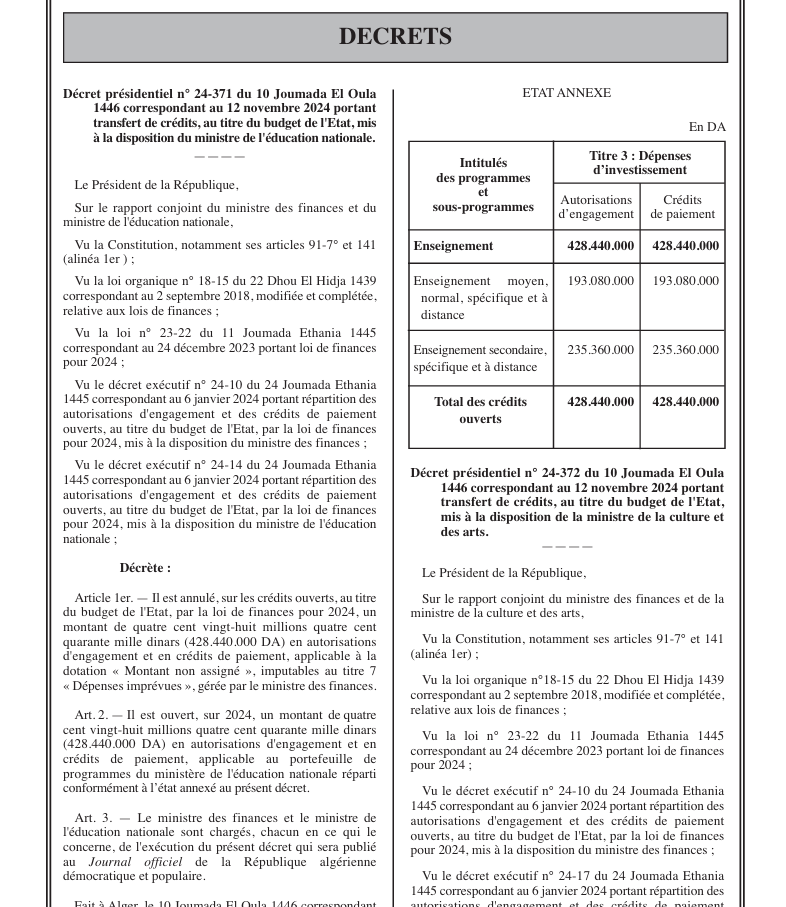
#> input picture data_test/capture.png, 786 x 907 px
$ python -i table_detection.py   (imports and definitions only)   (older library calls are emulated)
#> lines starting #> are read from the running program, lines starting #| are printed output that depends on the picture; after the words box and inside, x2 and y2 are one past the last pixel; in counts of white or black regions, pixels touching at a corner belong together
from dataclasses import dataclass
import cv2
import numpy as np
from typing import List, Dict
from itertools import chain
import pprint
import logging
import uuid

logger = logging.getLogger(__name__)


@dataclass
class TableLine:
    bbox: List[float]
    _contour: List[float]

    def __init__(self, contour_or_bbox, init_from_bbox=False):
        if init_from_bbox:
            self._contour = []
            self.bbox = contour_or_bbox
        else:
            self._contour = contour_or_bbox
            self.bbox = cv2.boundingRect(contour_or_bbox)

    @property
    def x(self):
        return self.bbox[0]

    @property
    def y(self):
        return self.bbox[1]

    @property
    def length(self):
        return self.bbox[2] if self.bbox[2] > self.bbox[3] else self.bbox[3]

    def is_horizontal(self):
        return self.bbox[2] > self.bbox[3]

    def is_vertical(self):
        return self.bbox[3] > self.bbox[2]

    def has_contour(self):
        return len(self.contour) > 0

    @property
    def contour(self):
        return self._contour

    def __repr__(self):
        return pprint.pformat(self.bbox)

    def __eq__(self, other):
        if isinstance(other, self.__class__):
            return (
                (self.x == other.x)
                and (self.y == other.y)
                and (self.length == other.length)
                and (self.is_vertical() == other.is_vertical())
                and (self.is_horizontal() == other.is_horizontal())
            )
        else:
            raise TypeError(
                f"unsupported operand type(s) for +: '{self.__class__}' and '{type(other)}'"
            )

    @property
    def center(self):
        if self.is_vertical():
            return self.bbox[1] + self.bbox[3] // 2
        elif self.is_horizontal():
            return self.bbox[0] + self.bbox[2] // 2
        else:
            raise ValueError(
                f"Bounding box for line is neither vertical or horizontal: {self.bbox}"
            )


def find_table_bounding_boxes(table_grid):
    """
    Finds the bounding boxes of tables by "smearing" (closing)
    the detected horizontal and vertical lines.

    Args:
        morphed_horizontal: The binary image containing only long horizontal lines.
        morphed_vertical: The binary image containing only long vertical lines.

    Returns:
        A list of bounding box tuples (x, y, w, h).
    """

    TABLE_MIN_HEIGHT = 100
    TABLE_MIN_WIDTH = 185

    # 1. Combine the horizontal and vertical line images
    # table_grid = cv2.bitwise_or(morphed_horizontal, morphed_vertical)

    # 2. Morphological Close ("Smear" the lines together)
    # This is the most important parameter to tune.
    # (15, 15) means it will connect lines that are up to 15px apart.
    kernel_size = (10, 10)
    kernel = cv2.getStructuringElement(cv2.MORPH_RECT, kernel_size)

    # "Closing" = Dilate (thicken) then Erode (thin)
    # This fills gaps and connects nearby lines.
    closed_grid = cv2.morphologyEx(table_grid, cv2.MORPH_CLOSE, kernel)

    # 3. Find contours of the new "blobs"
    # These contours now represent whole tables, not individual lines.
    contours, _ = cv2.findContours(
        closed_grid, cv2.RETR_EXTERNAL, cv2.CHAIN_APPROX_SIMPLE
    )

    bounding_boxes = []
    logger.debug(
        f"Now we printed back the lines on the image, smeared lines together with the kernel {kernel_size}."
        f"Expected bounding boxes number:" + pprint.pformat(f"{len(contours)}")
    )
    for cnt in contours:
        # 4. Get the bounding box for each blob
        bbox = cv2.boundingRect(cnt)
        if bbox[2] > TABLE_MIN_WIDTH and bbox[3] > TABLE_MIN_HEIGHT:
            bounding_boxes.append(bbox)
        else:
            logger.debug(f"Size filtering removed bbox: {bbox}")
    logger.debug(
        f"Filtered with the sizes ({TABLE_MIN_WIDTH}, {TABLE_MIN_HEIGHT})"
        f"Bounding boxes candidates:\n" + pprint.pformat(f"{bounding_boxes}")
    )
    return bounding_boxes


def core_line_detection(
    img, kernel_size, min_line_ratio, close_gaps=False, close_gaps_kernel_size=10
):
    """_summary_

    Args:
        img (_type_): _description_
        kernel_size (_type_): _description_
        min_line_ratio (_type_): Anything shorter than min_line_ratio% of the image width is noise
        close_gaps (bool): only use when detecting cells

    Returns:
        _type_: _description_
    """
    SOBEL_PIXEL_INTENSITY_THRESHOLD = 200

    gray = cv2.cvtColor(img, cv2.COLOR_BGR2GRAY)

    # 1. Apply Sobel operators
    sobel_x = cv2.Sobel(gray, cv2.CV_64F, 1, 0, ksize=kernel_size)
    abs_sobel_x = np.absolute(sobel_x)

    sobel_y = cv2.Sobel(gray, cv2.CV_64F, 0, 1, ksize=kernel_size)
    abs_sobel_y = np.absolute(sobel_y)

    # 2. Threshold
    _, thresh_x = cv2.threshold(
        abs_sobel_x, SOBEL_PIXEL_INTENSITY_THRESHOLD, 255, cv2.THRESH_BINARY
    )
    _, thresh_y = cv2.threshold(
        abs_sobel_y, SOBEL_PIXEL_INTENSITY_THRESHOLD, 255, cv2.THRESH_BINARY
    )

    # 3. Morphological Operations
    horizontal_kernel_len = int(gray.shape[1] * min_line_ratio)
    hor_kernel = cv2.getStructuringElement(cv2.MORPH_RECT, (horizontal_kernel_len, 1))

    vertical_kernel_len = int(gray.shape[0] * min_line_ratio)
    ver_kernel = cv2.getStructuringElement(cv2.MORPH_RECT, (1, vertical_kernel_len))

    morphed_horizontal = cv2.morphologyEx(
        thresh_y.astype(np.uint8), cv2.MORPH_OPEN, hor_kernel
    )
    morphed_vertical = cv2.morphologyEx(
        thresh_x.astype(np.uint8), cv2.MORPH_OPEN, ver_kernel
    )
    if close_gaps:
        kernel_size = (close_gaps_kernel_size, close_gaps_kernel_size)
        kernel = cv2.getStructuringElement(cv2.MORPH_RECT, kernel_size)

        # "Closing" = Dilate (thicken) then Erode (thin)
        # This fills gaps and connects nearby lines.
        morphed_vertical = cv2.morphologyEx(morphed_vertical, cv2.MORPH_CLOSE, kernel)

        # "Closing" = Dilate (thicken) then Erode (thin)
        # This fills gaps and connects nearby lines.
        morphed_horizontal = cv2.morphologyEx(
            morphed_horizontal, cv2.MORPH_CLOSE, kernel
        )

    # Find contours (i.e., distinct lines) in the horizontal image
    contours_h, _ = cv2.findContours(
        morphed_horizontal, cv2.RETR_EXTERNAL, cv2.CHAIN_APPROX_SIMPLE
    )
    # Find contours (i.e., distinct lines) in the vertical image
    contours_v, _ = cv2.findContours(
        morphed_vertical, cv2.RETR_EXTERNAL, cv2.CHAIN_APPROX_SIMPLE
    )

    combined_grid = cv2.bitwise_or(morphed_horizontal, morphed_vertical)

    contours_v_lines = [
        TableLine(cnt)
        for cnt in contours_v
        if cv2.boundingRect(cnt)[2] != cv2.boundingRect(cnt)[3]
    ]
    contours_h_lines = [
        TableLine(cnt)
        for cnt in contours_h
        if cv2.boundingRect(cnt)[2] != cv2.boundingRect(cnt)[3]
    ]
    return combined_grid, contours_v_lines, contours_h_lines


def filter_central_v_line(contours_v, img_width):
    CENTRE_LINE_TOLERANCE = 100
    CLSUTERS_GAP_THRESHOLD = 10
    vertical_lines_clusters = find_lines_clusters(
        contours_v,
        gap_threshold=CLSUTERS_GAP_THRESHOLD,
        min_cluster_size=1,
    )

    # Find the cluster of lines in the middle of the page:
    center_matching_clusters = [
        vertical_lines_clusters[key]
        for key in vertical_lines_clusters.keys()
        if all(
            (img_width / 2) - CENTRE_LINE_TOLERANCE
            < elt.x
            < (img_width / 2) + CENTRE_LINE_TOLERANCE
            for elt in vertical_lines_clusters[key]
        )
    ]
    # 2. Flatten them into one big list
    centre_lines = list(chain.from_iterable(center_matching_clusters))
    if len(center_matching_clusters) > 1:
        logger.debug(
            f"Detected the following lines as central and deleting them:\n"
            + pprint.pformat(f"{centre_lines}")
        )

    # If there's a central cluster then ommit any line item which has the x of
    # the bounding box in the list of centre lines coordinates
    contours_v_without_central = (
        contours_v
        if len(centre_lines) == 0
        else [line for line in contours_v if line not in centre_lines]
    )

    return contours_v_without_central


def detect_table_from_image_data(img: np.ndarray):
    """
    Detect tables within an image, returning both a list of
    table bounding boxes and a debug image

    Args:
        img: A NumPy array (OpenCV image)
    """
    if img is None:
        logger.error("Error: Invalid image data.")
        return False
    # PARAMS
    MIN_HORIZONTAL_LINES = 1
    MIN_VERTICAL_LINES = 1
    NUM_TOTAL_LINES = 4
    LINE_MINIMAL_HEIGHT_RATIO = 0.087
    LINE_MINIMAL_WIDTH_RATIO = 0.137
    IMAGE_X_BORDERS_CROP_TOLERANCE_RATIO = 0.0048
    IMAGE_Y_BORDERS_CROP_TOLERANCE_RATIO = 0.003
    LINE_DETECTION_KERNEL_SIZE = 5
    LINE_LENGTH_RATIO_MIN = 0.05

    image_height, image_width, _ = img.shape
    logger.debug(
        f"Processing image with dimensions: width-{image_width}, height-{image_height}"
    )

    # Perform the detection in the main function
    combined_grid, vertical_lines, horizontal_lines = core_line_detection(
        img, LINE_DETECTION_KERNEL_SIZE, LINE_LENGTH_RATIO_MIN
    )

    # Validate number of countours

    # Filter lines by size:
    horizontal_lines = [
        line
        for line in horizontal_lines
        if (
            line.length > (LINE_MINIMAL_WIDTH_RATIO * image_width)
            and (IMAGE_Y_BORDERS_CROP_TOLERANCE_RATIO * image_height)
            < line.y
            < (image_height * (1 - IMAGE_Y_BORDERS_CROP_TOLERANCE_RATIO))
        )
    ]

    vertical_lines = [
        line
        for line in vertical_lines
        if (
            line.length > LINE_MINIMAL_HEIGHT_RATIO
            and (IMAGE_X_BORDERS_CROP_TOLERANCE_RATIO * image_width)
            < line.x
            < (image_width * (1 - IMAGE_X_BORDERS_CROP_TOLERANCE_RATIO))
        )
    ]
    logger.debug(
        f"Performed line detection and size filtering and here are the outputs:\n"
        f"Vertical Lines:"
        + pprint.pformat(f"{vertical_lines}")
        + f"\nHorizontal Lines:"
        + pprint.pformat(f"{horizontal_lines}")
    )

    # Remove central line from vertical lines
    vertical_lines = filter_central_v_line(vertical_lines, image_width)

    # Create new image with combined grids
    mask = np.zeros(combined_grid.shape[:2], dtype=np.uint8)
    for line in horizontal_lines:
        cv2.drawContours(mask, [line.contour], -1, (255), cv2.FILLED)
    for line in vertical_lines:
        cv2.drawContours(mask, [line.contour], -1, (255), cv2.FILLED)
    img_grid = cv2.bitwise_and(combined_grid, combined_grid, mask=mask)
    # Find all the bounding boxes around group of lines
    table_boxes = find_table_bounding_boxes(img_grid)
    output_boxes = {}

    # Filter the bounding boxes by the number of lines inside each one
    for bbox in table_boxes:
        (bx, by, bw, bh) = bbox
        cv2.rectangle(img_grid, (bx, by), (bx + bw, by + bh), 255, 3)
        h_count = 0
        v_count = 0

        # Check horizontal lines
        for line in horizontal_lines:
            # Check if the line's center is inside the table's box
            if (
                (bx < line.center < bx + bw)
                and (by < line.y < by + bh)
                and (by + 15 < line.y < by + bh - 15)
            ):
                h_count += 1

        # Check vertical lines
        for line in vertical_lines:
            # The last check is only done in vertical lines because they're continuous
            # usually so we can filter small vertical lines
            # TODO add similar check for verticals, you want to see if a line is floating and not connected anywhere
            # when you're looking for bboxes
            if (
                (bx < line.x < bx + bw)
                and (by < line.center < by + bh)
                and (line.length / bh > 0.5)
                and (bx + 15 < line.x < bx + bw - 15)
            ):
                v_count += 1
        if (h_count >= MIN_HORIZONTAL_LINES and v_count >= MIN_VERTICAL_LINES) or (
            h_count + v_count > NUM_TOTAL_LINES
        ):
            box_uuid = uuid.uuid1()
            output_boxes[box_uuid] = bbox
            logger.debug(
                f"Found a table bounding box with {h_count} horizontal"
                f"lines and {v_count} vertical lines with coordinates: {bbox} and id: {box_uuid}"
            )
        cv2.putText(
            img_grid,
            "Table detection debug",
            (50, 50),
            cv2.FONT_HERSHEY_SIMPLEX,
            5,
            (255),
            1,
        )

    return output_boxes, img_grid


def find_lines_clusters(
    data: List[TableLine], gap_threshold: float, min_cluster_size: int = 1
):
    """
    Finds clusters in a list of lines based on a simple
    gap threshold.

    Args:
        data: A list of sorted lines list.
        gap_threshold: The maximum gap to allow *inside* a cluster.
        min_cluster_size: The minimum number of items to be
                          considered a "real" cluster.

    Returns:
        A dictionary where keys are cluster IDs (0, 1, 2...)
        and values are the lists of numbers in that cluster.
    """
    if not data:
        return {}

    # Sort the data, infer all the lines orientation by using the first one
    # TODO: Verify this assumption
    if data[0].is_vertical():
        data.sort(key=lambda line: line.x)
    elif data[0].is_horizontal():
        data.sort(key=lambda line: line.y)

    clusters = {}
    current_cluster_id = 0
    current_cluster = [data[0]]

    # Step 2 & 3: Iterate and find gaps
    for i in range(len(data) - 1):
        # Calculate the gap
        if data[i].is_vertical():
            gap = data[i + 1].x - data[i].x
        elif data[i].is_horizontal():
            gap = data[i + 1].y - data[i].y
        else:
            raise ValueError(f"Line not horizontal or vertical: {data[i]}")

        if gap > gap_threshold:
            # "Break" - end the current cluster and start a new one
            clusters[current_cluster_id] = current_cluster
            current_cluster_id += 1
            current_cluster = [data[i + 1]]
        else:
            # "No break" - add to the current cluster
            current_cluster.append(data[i + 1])

    # Add the last cluster
    clusters[current_cluster_id] = current_cluster
    final_clusters = clusters

    return final_clusters


# [195 lines left out: functions display_lines, remove_line_duplicates, detect_table_cells, not called in this run]

>>> import cv2
>>> picture = cv2.imread('../data_test/capture.png')
#> picture is the input picture: shape (907, 786, 3); mean B, G, R 233.1, 233, 233.2
>>> result = detect_table_from_image_data(picture)
#> in core_line_detection, `sobel_y = cv2.Sobel(gray, cv2.CV_64F, 0, 1, ksize=kernel_size)`:
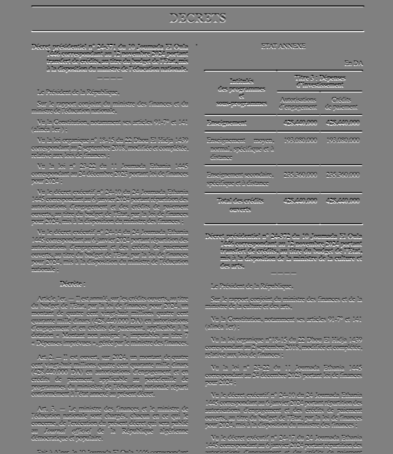
#> sobel_y: shape (907, 786) float64 (shown at 1/2 size); min -10184, max 9983, mean -7.1; drawn with min black and max white
#> in core_line_detection, `abs_sobel_y = np.absolute(sobel_y)`:
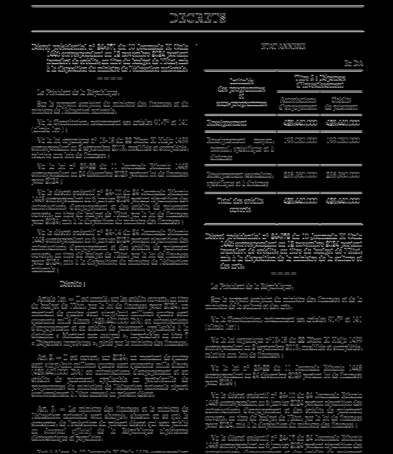
#> abs_sobel_y: shape (907, 786) float64 (shown at 1/2 size); min 0, max 10184, mean 783.8; drawn with min black and max white
#> in core_line_detection, `_, thresh_x = cv2.threshold( abs_sobel_x, SOBEL_PIXEL_INTENSITY_THRESH..`:
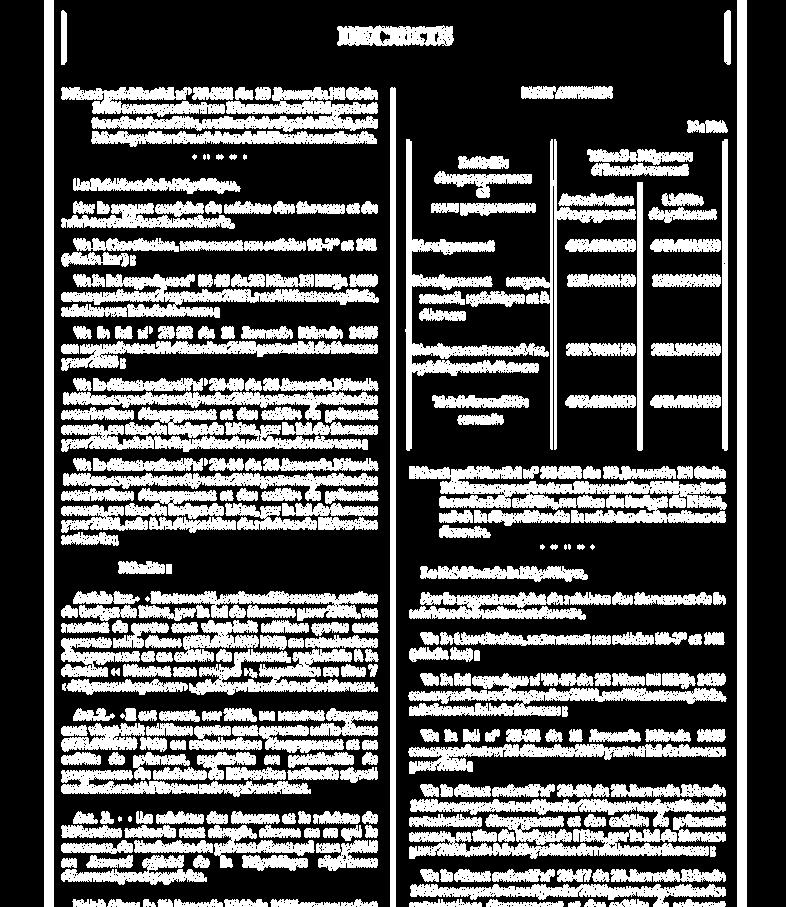
#> thresh_x: shape (907, 786) float64; 32.7% white; 312 white regions (9 under 20 px), largest, box (x1, y1, x2, y2) and area: (44, 0, 54, 907) 9070, (737, 0, 747, 907) 9070, (409, 466, 727, 510) 6375
#> in core_line_detection, `morphed_vertical = cv2.morphologyEx( thresh_x.astype(np.uint8), cv2.MO..`:
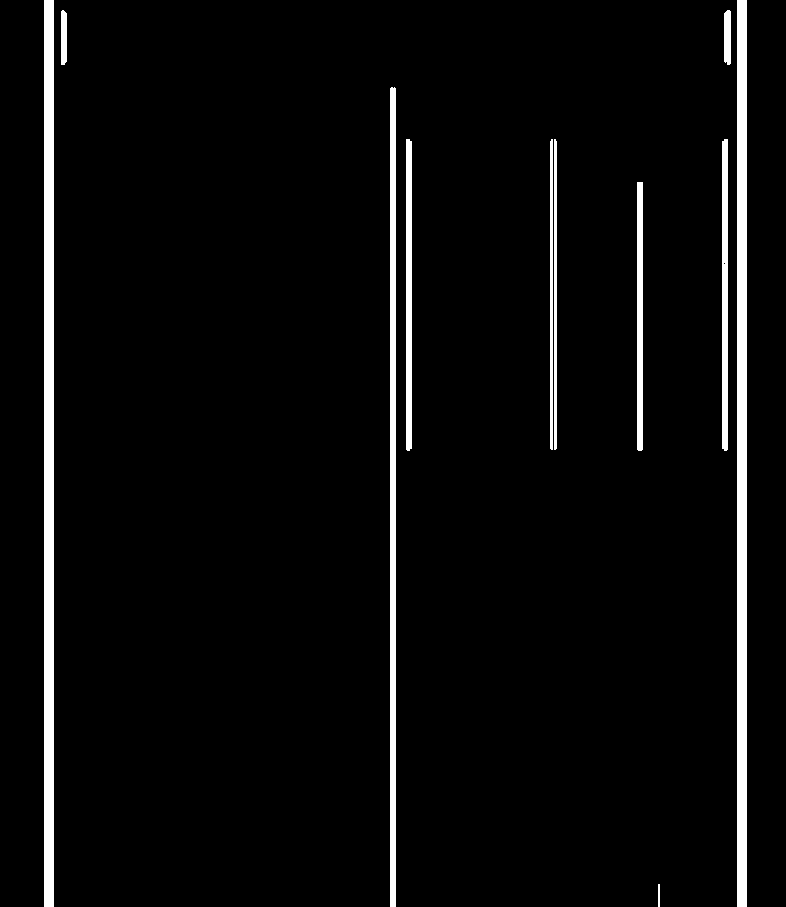
#> morphed_vertical: shape (907, 786); 4.3% white; 11 white regions
#> in core_line_detection, `contours_h, _ = cv2.findContours( morphed_horizontal, cv2.RETR_EXTERNA..`: contours_h = 464 contours, 119 with area under 20; largest, box (x1, y1, x2, y2) and area: (61, 59, 730, 65) 3332, (61, 10, 730, 16) 3327, (406, 138, 728, 144) 1600, (406, 445, 728, 451) 1595, (406, 327, 726, 333) 1591
#> in core_line_detection, `contours_v, _ = cv2.findContours( morphed_vertical, cv2.RETR_EXTERNAL,..`: contours_v = 11 contours; largest, box (x1, y1, x2, y2) and area: (737, 0, 747, 907) 8154, (44, 0, 54, 907) 8154, (390, 87, 396, 907) 4093, (722, 139, 728, 451) 1548, (406, 139, 412, 451) 1548
#> in core_line_detection, `combined_grid = cv2.bitwise_or(morphed_horizontal, morphed_vertical)`:
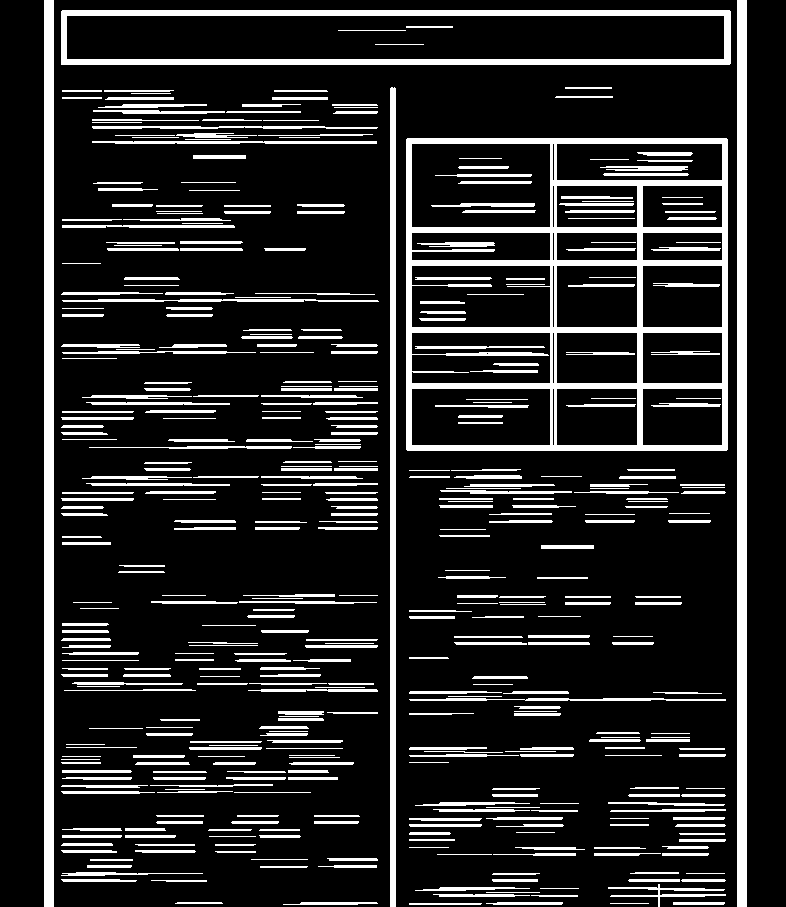
#> combined_grid: shape (907, 786); 15.7% white; 454 white regions, largest, box (x1, y1, x2, y2) and area: (406, 138, 728, 451) 19885, (44, 0, 54, 907) 9070, (737, 0, 747, 907) 9070
#> (the rest of the program and of its run is left out)
